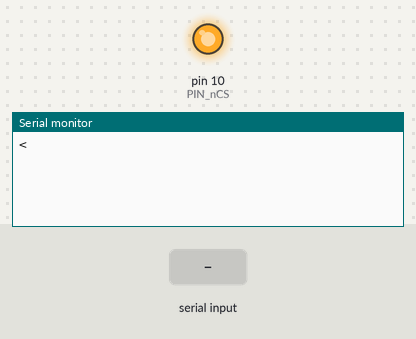
A sketch run on a simulated Arduino Uno, built with avr-gcc and run on an emulated ATmega328P. On the bench: output pins drawn as LEDs (lit = HIGH), the last lines printed to the serial monitor. The inputs (shaded band) are chosen by the test bench.

Above: at 1.2 s.
1.3 s: "90,45\n" received over Serial
At 2.0 s:
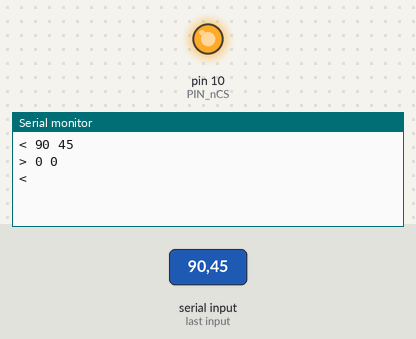
2.8 s: byte 10 ('\n') received over Serial
At 3.8 s:
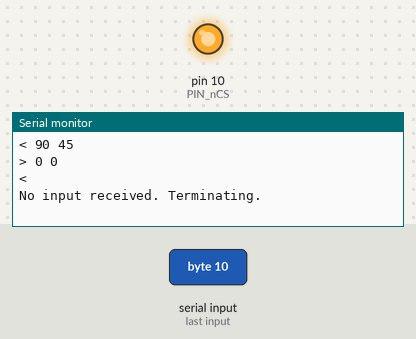

The sketch:

spitest.ino
```cpp
#include <SPI.h>


/* SPI Test
 * Allows manual interaction with an SPI interface via the serial link for testing purposes.
 *
 * Simply enter up to MAX_BYTE_COUNT hexadecimal Bytes and a newline and see the response.
 */


constexpr int PIN_nCS = 10;
constexpr int MAX_BYTE_COUNT = 256;

SPISettings SPI_CONF(10000000, MSBFIRST, SPI_MODE0);

void setup() {
  Serial.begin(9600);

  SPI.begin();

  pinMode(PIN_nCS, OUTPUT);
  digitalWrite(PIN_nCS, HIGH);
}

void loop() {
  byte command[MAX_BYTE_COUNT];
  int byteCount;
  while (1) {
    byteCount = readCommand(command, MAX_BYTE_COUNT);
    if (byteCount <= 0) break;
    performCommand(command, byteCount);
  }

  Serial.println(F("No input received. Terminating."));
  while(1);
}

int readCommand(byte * command, int maxBytes) {
  Serial.print("< ");
  int nextChar;
  int byteCount = 0;
  boolean firstDigit = false;
  do {
    int digit = -1;
    while (!Serial.available());
    nextChar = Serial.read();
    if (nextChar < 0 || nextChar == '\n') {
      break;
    } else if ('0' <= nextChar && nextChar <= '9') {
      digit = nextChar - '0';
    } else if ('a' <= nextChar && nextChar <= 'f') {
      digit = nextChar - 'a' + 10;
    } else if ('A' <= nextChar && nextChar <= 'F') {
      digit = nextChar - 'A' + 10;
    }
    if (digit >= 0) {
      Serial.print(digit, HEX);
      if (firstDigit) {
        command[byteCount] += digit;
        firstDigit = false;
        ++byteCount;
        Serial.print(" ");
      } else {
        command[byteCount] = (digit << 4);
        firstDigit = true;
      }
    }
  } while(byteCount < maxBytes);
  Serial.println();
  return byteCount;
}

void performCommand(byte * command, int byteCount) {
  Serial.print(">");
  SPI.beginTransaction(SPI_CONF);
  digitalWrite(PIN_nCS, LOW);
  for(int i = 0; i < byteCount; ++i) {
    byte result = SPI.transfer(command[i]);
    Serial.print(" ");
    Serial.print(result, HEX);
  }
  digitalWrite(PIN_nCS, HIGH);
  SPI.endTransaction();
  Serial.println();
}
```

Measured:
- after the input at 1.3 s, the serial monitor: prints a new line at once (image 1)
- after the input at 2.8 s, the serial monitor: prints a new line at once (image 2)
